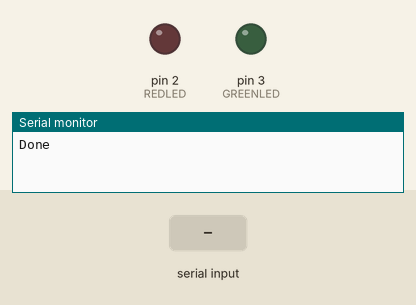
A sketch run on a simulated Arduino Uno, built with avr-gcc and run on an emulated ATmega328P. Shown: output pins drawn as LEDs (lit = HIGH), the last lines printed to the serial monitor. Inputs (shaded band) come from the test bench.

Above: at 1.2 s.
1.3 s: "1" received over the second serial link
At 2.5 s:
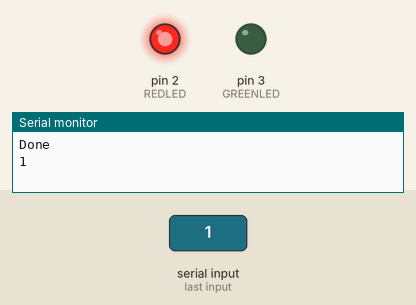
2.8 s: "3" received over the second serial link
At 3.7 s:
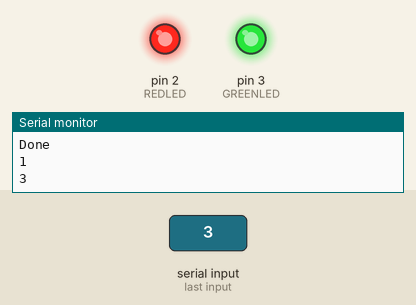
4.3 s: "2" received over the second serial link
At 4.9 s:
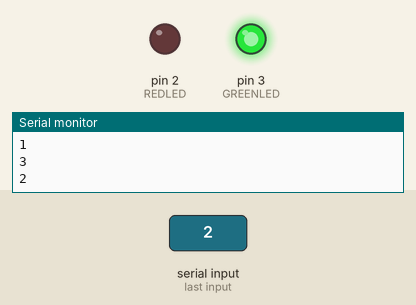
5.8 s: "4" received over the second serial link
At 7.2 s:
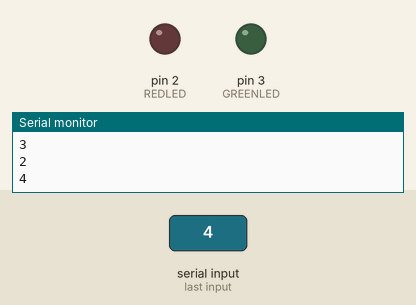
Timing chart, 0 to 8.3 s (numbered marks = the images above; inputs shaded):
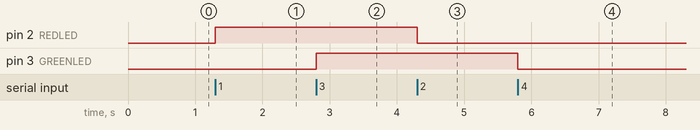

The sketch:

exercise2.ino
```cpp
/***********************************************
 * Exercise 2: Control a LED via Bluetooth and *
 *             Android                         *
 * Authors: Sergio Hidalgo, Winter Morejon,    *
 *          Osiris Roman.                      *
 ***********************************************/

#include<SoftwareSerial.h> // 'set digital pins for serial communication'
SoftwareSerial wirelessNetworkYT(10, 11); // 'pin 10 as RX, pin 11 as TX'
char DAT = 0;    // 'variable to store received character'
int REDLED = 2; // 'Red LED to digital pin number 2'
int GREENLED = 3; // 'Green LED with digital pin number 3'
void setup(){
  Serial.begin(9600);
  Serial.println("Done");
wirelessNetworkYT.begin(38400);  // ' Serial communication between Arduino and the module at 38400 bps'
pinMode(REDLED,OUTPUT); // 'pin 2 as output'
pinMode(GREENLED,OUTPUT); // 'pin 3 as output'
}
void loop(){
if (wirelessNetworkYT.available()){ // ' if there is information available from module'
DAT = wirelessNetworkYT.read(); // 'stores in DATO the character received from module'
Serial.println(DAT);
if ( DAT == '1' ) // ' if the character received is number 1'
digitalWrite(REDLED, HIGH); // turn on red LED
if ( DAT == '2' ) // ' if the character received is number 2'
digitalWrite(REDLED, LOW); // turn off red LED
if ( DAT == '3' ) // ' if the character received is number 3'
digitalWrite(GREENLED, HIGH); // turn on green LED
if ( DAT == '4' ) // ' if the character received is number 4'
digitalWrite(GREENLED, LOW); // turn off green LED
}
}
```

Measured:
- after the input at 1.3 s, pin 2 (REDLED): LOW → HIGH at once
- after the input at 2.8 s, pin 3 (GREENLED): LOW → HIGH at once
- after the input at 4.3 s, pin 2 (REDLED): HIGH → LOW at once
- after the input at 5.8 s, pin 3 (GREENLED): HIGH → LOW at once
